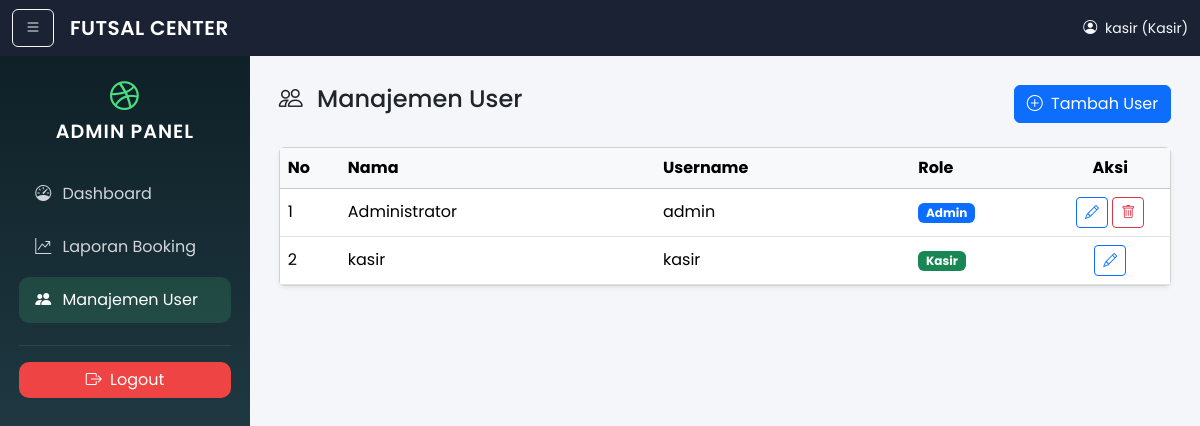
Screenshot of /admin/users.php (signed in) with the database file from the repository.
### tables this page shows
CREATE TABLE `users` (
  `id` int(11) NOT NULL,
  `nama` varchar(100) NOT NULL,
  `username` varchar(50) NOT NULL,
  `password` varchar(255) NOT NULL,
  `role` enum('admin','kasir') NOT NULL,
  `status` enum('aktif','nonaktif') DEFAULT 'aktif',
  `created_at` timestamp NOT NULL DEFAULT current_timestamp()
);

### admin/users.php (the view, shortened to what this page needs)
<?php
require_once '../config/koneksi.php';
$users = $koneksi->query("SELECT * FROM users ORDER BY id ASC");
?>
<div class="d-flex justify-content-between align-items-center mb-4">
    <h4><i class="bi bi-people me-2"></i> Manajemen User</h4>
    <button class="btn btn-primary" data-bs-toggle="modal" data-bs-target="#modalTambahUser">
        <i class="bi bi-plus-circle me-1"></i> Tambah User
    </button>
</div>
<div class="card shadow-sm">
    <div class="card-body p-0">
        <table class="table table-hover mb-0 align-middle">
            <thead class="table-light">
                <tr>
                    <th width="60">No</th>
                    <th>Nama</th>
                    <th>Username</th>
                    <th width="140">Role</th>
                    <th width="120" class="text-center">Aksi</th>
                </tr>
            </thead>
            <tbody>
                <?php $no = 1;
                while ($u = $users->fetch_assoc()): ?>
                    <tr>
                        <td><?= $no++ ?></td>
                        <td><?= htmlspecialchars($u['nama']) ?></td>
                        <td><?= htmlspecialchars($u['username']) ?></td>
                        <td>
                            <span class="badge bg-<?= $u['role'] == 'admin' ? 'primary' : 'success' ?>">
                                <?= ucfirst($u['role']) ?>
                            </span>
                        </td>
                        <td class="text-center">
                            <button class="btn btn-sm btn-outline-primary" data-bs-toggle="modal"
                                data-bs-target="#modalEdit<?= $u['id'] ?>">
                                <i class="bi bi-pencil"></i>
                            </button>
                            <?php if ($u['id'] != $_SESSION['user_id']): ?>
                                <button class="btn btn-sm btn-outline-danger" data-bs-toggle="modal"
                                    data-bs-target="#modalHapus<?= $u['id'] ?>">
                                    <i class="bi bi-trash"></i>
                                </button>
                            <?php endif; ?>
                        </td>
                    </tr>
                <?php endwhile; ?>
            </tbody>
        </table>
    </div>
</div>
<?php
require 'layout.php';

### admin/layout.php (style rules this page uses)
body { font-family: 'Poppins', sans-serif; background: #f4f6f9; }

### rows the page displays
users: nama "Administrator", username "admin", role "Admin"
users: nama "kasir", username "kasir", role "Kasir"

### other values shown
$_SESSION['nama'] "kasir"
$_SESSION['role'] "Kasir"
